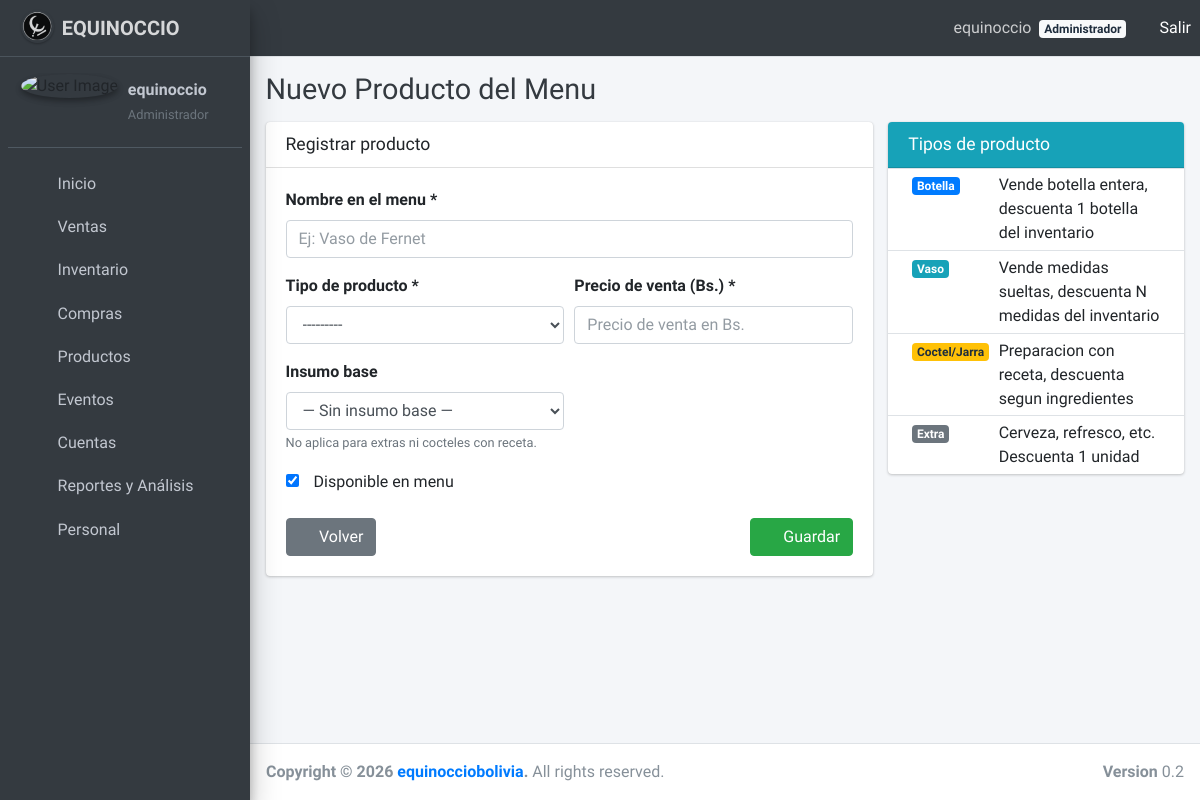
Screenshot of /productos/menu/nuevo/ (signed in) with the database file from the repository.
### usuarios/models.py (models this page shows, shortened)
class Usuario(AbstractUser):
    ROL_CHOICES = [
        ('administrador', 'Administrador'),
        ('jefe_barra', 'Jefe de Barra'),
        ('bartender', 'Bartender'),
        ('mesero', 'Mesero'),
    ]
    CI = models.CharField(max_length=20, unique=True, blank=True, null=True)
    rol = models.CharField(
        max_length=50,
        choices=ROL_CHOICES,
        blank=True,
        null=True
    )
    groups = models.ManyToManyField(
        Group,
        related_name='usuarios_user_set',
        blank=True,
    )
    user_permissions = models.ManyToManyField(
        Permission,
        related_name='usuarios_user_set',
        blank=True,
    )
    USERNAME_FIELD = 'username'
    REQUIRED_FIELDS = []
    class Meta:
        verbose_name = 'Usuario'
        verbose_name_plural = 'Usuarios'
    def tiene_acceso_ventas(self):
        return self.rol in ['administrador', 'jefe_barra', 'bartender', 'mesero']
    def tiene_acceso_compras(self):
        return self.rol in ['administrador', 'jefe_barra']
    def tiene_acceso_inventarios(self):
        return self.rol in ['administrador', 'jefe_barra']
    def tiene_acceso_analizador(self):
        return self.rol in ['administrador', 'jefe_barra']
    def tiene_acceso_usuarios(self):
        return self.rol == 'administrador'

### productos/views.py (the view)
# urls.py: path('menu/nuevo/', views.producto_menu_create, name='producto-menu-create'),
@login_required
def producto_menu_create(request):
    if not request.user.tiene_acceso_compras():
        messages.error(request, 'No tiene permisos para realizar esta accion.')
        return redirect('usuarios:inicio')
    if request.method == 'POST':
        form = ProductoMenuForm(request.POST)
        formset = RecetaItemFormSet(request.POST)
        if form.is_valid():
            producto = form.save(commit=False)
            if producto.tipo == 'coctel_jarra':
                formset = RecetaItemFormSet(request.POST, instance=producto)
                if formset.is_valid():
                    producto.save()
                    formset.save()
                    messages.success(request, f'Producto "{producto.nombre}" creado con receta.')
                    return redirect('productos:producto-menu-list')
            else:
                producto.save()
                messages.success(request, f'Producto "{producto.nombre}" creado correctamente.')
                return redirect('productos:producto-menu-list')
    else:
        form = ProductoMenuForm()
        formset = RecetaItemFormSet()
    return render(request, 'productos/producto_menu_form.html', {
        'form': form,
        'formset': formset,
    })

### productos/models.py (called while the page is built)
    def __str__(self):
        if self.unidad_medida == 'botella':
            return f"{self.nombre} ({self.contenido_neto_ml}ml - {self.medidas_por_unidad} medidas)"
        return f"{self.nombre} (unidad)"

### productos/templates/productos/producto_menu_form.html (shortened to what this page needs)
{% extends 'base.html' %}
{% block content %}
<div class="content-header">
    <div class="container-fluid">
        <h1 class="m-0 text-dark">
            {% if producto %}Editar Producto{% else %}Nuevo Producto del Menu{% endif %}
        </h1>
    </div>
</div>
<section class="content">
    <div class="container-fluid">
        <div class="row">
            <div class="col-md-8">
                <div class="card">
                    <div class="card-header">
                        <h3 class="card-title">
                            {% if producto %}Editando: {{ producto.nombre }}{% else %}Registrar producto{% endif %}
                        </h3>
                    </div>
                    <div class="card-body">
                        <form method="post" novalidate>
                            <div class="form-group">
                                <label>Nombre en el menu *</label>
                                {{ form.nombre }}
                            </div>
                            <div class="form-row">
                                <div class="form-group col-md-6">
                                    <label>Tipo de producto *</label>
                                    {{ form.tipo }}
                                </div>
                                <div class="form-group col-md-6">
                                    <label>Precio de venta (Bs.) *</label>
                                    {{ form.precio }}
                                </div>
                            </div>
                            <div class="form-row">
                                <div class="form-group col-md-6">
                                    <label>Insumo base</label>
                                    {{ form.insumo_base }}
                                    <small class="text-muted">No aplica para extras ni cocteles con receta.</small>
                                </div>
                            </div>
                            <div class="form-group">
                                <div class="form-check">
                                    {{ form.habilitado }}
                                    <label class="form-check-label ml-2">Disponible en menu</label>
                                </div>
                            </div>
                            <div class="d-flex justify-content-between mt-4">
                                <a href="{% url 'productos:producto-menu-list' %}" class="btn btn-secondary">
                                    <i class="fas fa-arrow-left mr-1"></i> Volver
                                </a>
                                <button type="submit" class="btn btn-success">
                                    <i class="fas fa-save mr-1"></i> Guardar
                                </button>
                            </div>
                        </form>
                    </div>
                </div>
            </div>
            <div class="col-md-4">
                <div class="card card-info">
                    <div class="card-header">
                        <h3 class="card-title">Tipos de producto</h3>
                    </div>
                    <div class="card-body p-0">
                        <table class="table table-sm">
                            <tbody>
                                <tr><td><span class="badge badge-primary">Botella</span></td><td>Vende botella entera, descuenta 1 botella del inventario</td></tr>
                                <tr><td><span class="badge badge-info">Vaso</span></td><td>Vende medidas sueltas, descuenta N medidas del inventario</td></tr>
                                <tr><td><span class="badge badge-warning">Coctel/Jarra</span></td><td>Preparacion con receta, descuenta segun ingredientes</td></tr>
                                <tr><td><span class="badge badge-secondary">Extra</span></td><td>Cerveza, refresco, etc. Descuenta 1 unidad</td></tr>
                            </tbody>
                        </table>
                    </div>
                </div>
            </div>
        </div>
    </div>
</section>
{% endblock %}

### usuarios/templates/base.html (shortened to what this page needs)
<!DOCTYPE html>
<html lang="en">
<head>
    {% load static %}
    <link rel="stylesheet" href="{% static 'plugins/fontawesome-free/css/all.min.css' %}">
    <link rel="stylesheet" href="https://code.ionicframework.com/ionicons/2.0.1/css/ionicons.min.css">
    <link rel="stylesheet" href="{% static 'plugins/tempusdominus-bootstrap-4/css/tempusdominus-bootstrap-4.min.css' %}">
    <link rel="stylesheet" href="{% static 'plugins/icheck-bootstrap/icheck-bootstrap.min.css' %}">
    <link rel="stylesheet" href="{% static 'plugins/jqvmap/jqvmap.min.css' %}">
    <link rel="stylesheet" href="{% static 'dist/css/adminlte.min.css' %}">
    <link rel="stylesheet" href="{% static 'plugins/overlayScrollbars/css/OverlayScrollbars.min.css' %}">
    <link rel="stylesheet" href="{% static 'plugins/daterangepicker/daterangepicker.css' %}">
    <link rel="stylesheet" href="{% static 'plugins/summernote/summernote-bs4.css' %}">
    <link href="https://cdn.jsdelivr.net/npm/fullcalendar@6.1.15/index.global.min.css" rel="stylesheet">
</head>
<body class="hold-transition sidebar-mini layout-fixed" onload="startTime()">
<div class="wrapper">
    <nav class="main-header navbar navbar-expand navbar-dark">
        <ul class="navbar-nav">
            <li class="nav-item">
                <a class="nav-link" data-widget="pushmenu" href="#" role="button">
                    <i class="fas fa-bars"></i>
                </a>
            </li>
        </ul>
        <ul class="navbar-nav ml-auto">
            {% if user.is_authenticated %}
            <li class="nav-item">
                <span class="nav-link">
                    <i class="fas fa-user-circle mr-1"></i>
                    {{ user.get_full_name|default:user.username }}
                    {% if user.rol %}
                    <span class="badge badge-light ml-1">{{ user.get_rol_display }}</span>
                    {% endif %}
                </span>
            </li>
            <li class="nav-item">
                <form method="post" action="{% url 'usuarios:logout' %}" style="display:inline;">
                    <button type="submit" class="btn btn-link nav-link" style="color:white; padding:0;">
                        <i class="fas fa-sign-out-alt"></i> Salir
                    </button>
                </form>
            </li>
            {% endif %}
        </ul>
    </nav>
    <aside class="main-sidebar sidebar-dark-primary elevation-4">
        <a href="{% url 'usuarios:inicio' %}" class="brand-link">
            <img src="{% static 'img/navba_logo3.png' %}" alt="Logo" class="brand-image img-circle elevation-1" style="opacity:.8">
            <span class="brand-text font-weight-bold"><strong>EQUINOCCIO</strong></span>
        </a>
        <div class="sidebar">
            <div class="user-panel mt-3 pb-3 mb-3 d-flex">
                <div class="image">
                    <img src="{% static 'img/logo_equi.jpg' %}" class="img-circle elevation-2" alt="User Image">
                </div>
                {% if user.is_authenticated %}
                <div class="info">
                    <a href="#" class="d-block font-weight-bold">{{ user.username }}</a>
                    <small class="text-muted">{{ user.get_rol_display|default:"Sin rol" }}</small>
                </div>
                {% endif %}
            </div>
            <nav class="mt-2">
                <ul class="nav nav-pills nav-sidebar flex-column" data-widget="treeview" role="menu" data-accordion="false">
                    <li class="nav-item">
                        <a class="nav-link" href="{% url 'usuarios:inicio' %}">
                            <i class="nav-icon fas fa-home"></i>
                            <p>Inicio</p>
                        </a>
                    </li>
                    {% if user.tiene_acceso_ventas %}
                    <li class="nav-item has-treeview">
                        <a href="#" class="nav-link">
                            <i class="nav-icon fas fa-cash-register"></i>
                            <p>Ventas <i class="right fas fa-angle-left"></i></p>
                        </a>
                    </li>
                    {% endif %}
                     {% if user.tiene_acceso_inventarios %}
                    <li class="nav-item has-treeview">
                        <a href="#" class="nav-link">
                            <i class="nav-icon fas fa-boxes"></i>
                            <p>Inventario <i class="right fas fa-angle-left"></i></p>
                        </a>
                    </li>
                    {% endif %}
                    {% if user.tiene_acceso_compras %}
                    <li class="nav-item has-treeview">
                        <a href="#" class="nav-link">
                            <i class="nav-icon fas fa-shopping-cart"></i>
                            <p>Compras <i class="right fas fa-angle-left"></i></p>
                        </a>
                    </li>
                    {% endif %}
                    {% if user.tiene_acceso_compras %}
                    <li class="nav-item has-treeview">
                        <a href="#" class="nav-link">
                            <i class="nav-icon fas fa-wine-bottle"></i>
                            <p>Productos <i class="right fas fa-angle-left"></i></p>
                        </a>
                    </li>
                    {% endif %}
                    {% if user.tiene_acceso_compras %}
                    <li class="nav-item has-treeview">
                        <a href="#" class="nav-link">
                            <i class="nav-icon fas fa-calendar-check"></i>
                            <p>Eventos <i class="right fas fa-angle-left"></i></p>
                        </a>
                    </li>
                    {% endif %}
                    {% if user.tiene_acceso_compras %}
                    <li class="nav-item has-treeview">
                        <a href="#" class="nav-link">
                            <i class="nav-icon fas fa-calculator"></i>
                            <p>Cuentas <i class="right fas fa-angle-left"></i></p>
                        </a>
                    </li>
                    {% endif %}
                    {% if user.tiene_acceso_analizador %}
                    <li class="nav-item has-treeview">
                        <a href="#" class="nav-link">
                            <i class="nav-icon fas fa-brain"></i>
                            <p>Reportes y Análisis <i class="right fas fa-angle-left"></i></p>
                        </a>
                    </li>
                    {% endif %}
                    {% if user.tiene_acceso_usuarios %}
                    <li class="nav-item">
                        <a href="{% url 'usuarios:administrar_usuarios' %}" class="nav-link">
                            <i class="nav-icon fas fa-users"></i>
                            <p>Personal</p>
                        </a>
                    </li>
                    {% endif %}
                </ul>
            </nav>
        </div>
    </aside>
    <div class="content-wrapper">
        {% block content %}
        {% endblock %}
    </div>
    <footer class="main-footer">
        <strong>Copyright &copy; 2026 <a href="https://www.facebook.com/equinocciobolivia">equinocciobolivia</a>.</strong>
        All rights reserved.
        <div class="float-right d-none d-sm-inline-block">
            <b>Version</b> 0.2
        </div>
    </footer>
</div>
</body>
</html>

### rows the page displays
Usuario: get_full_name "equinoccio", rol "Administrador", username "equinoccio"
